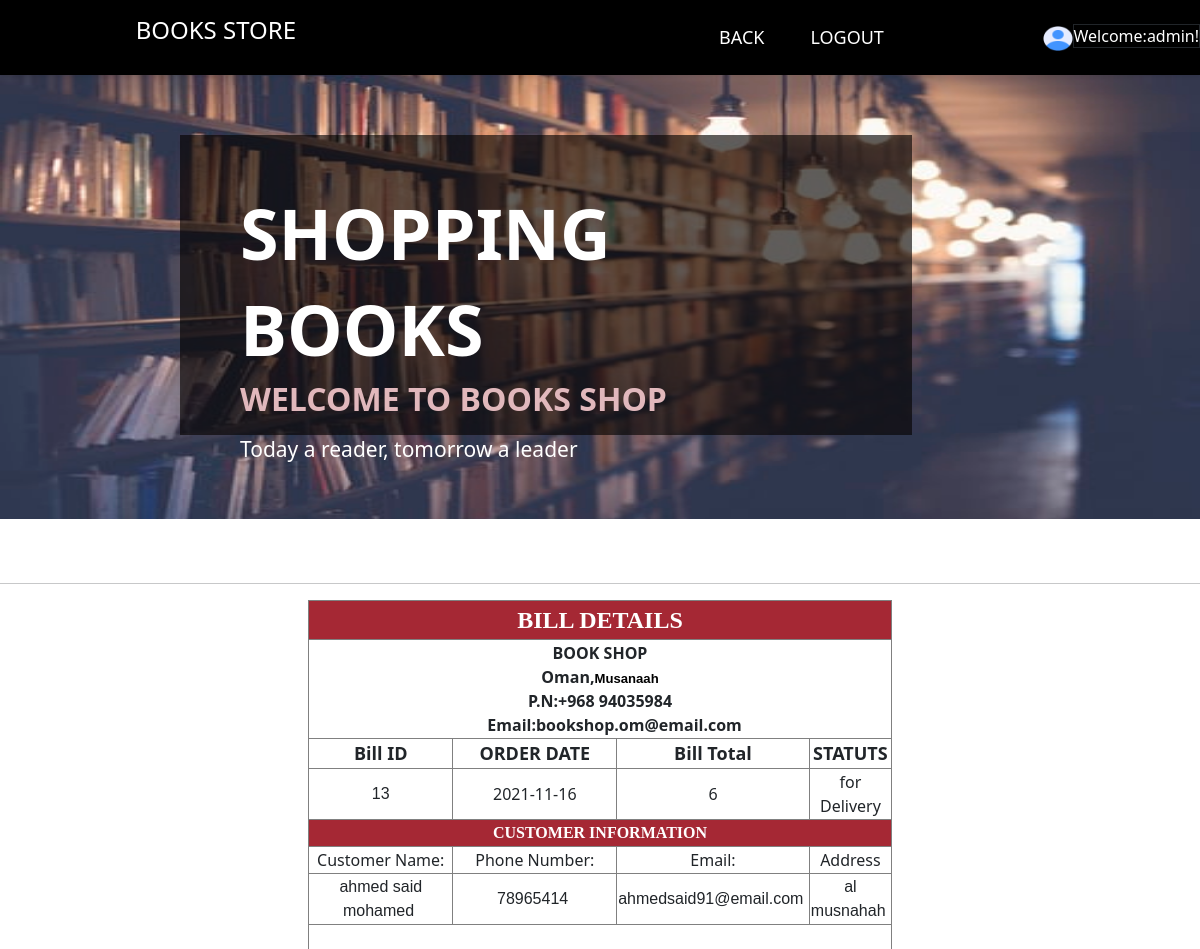
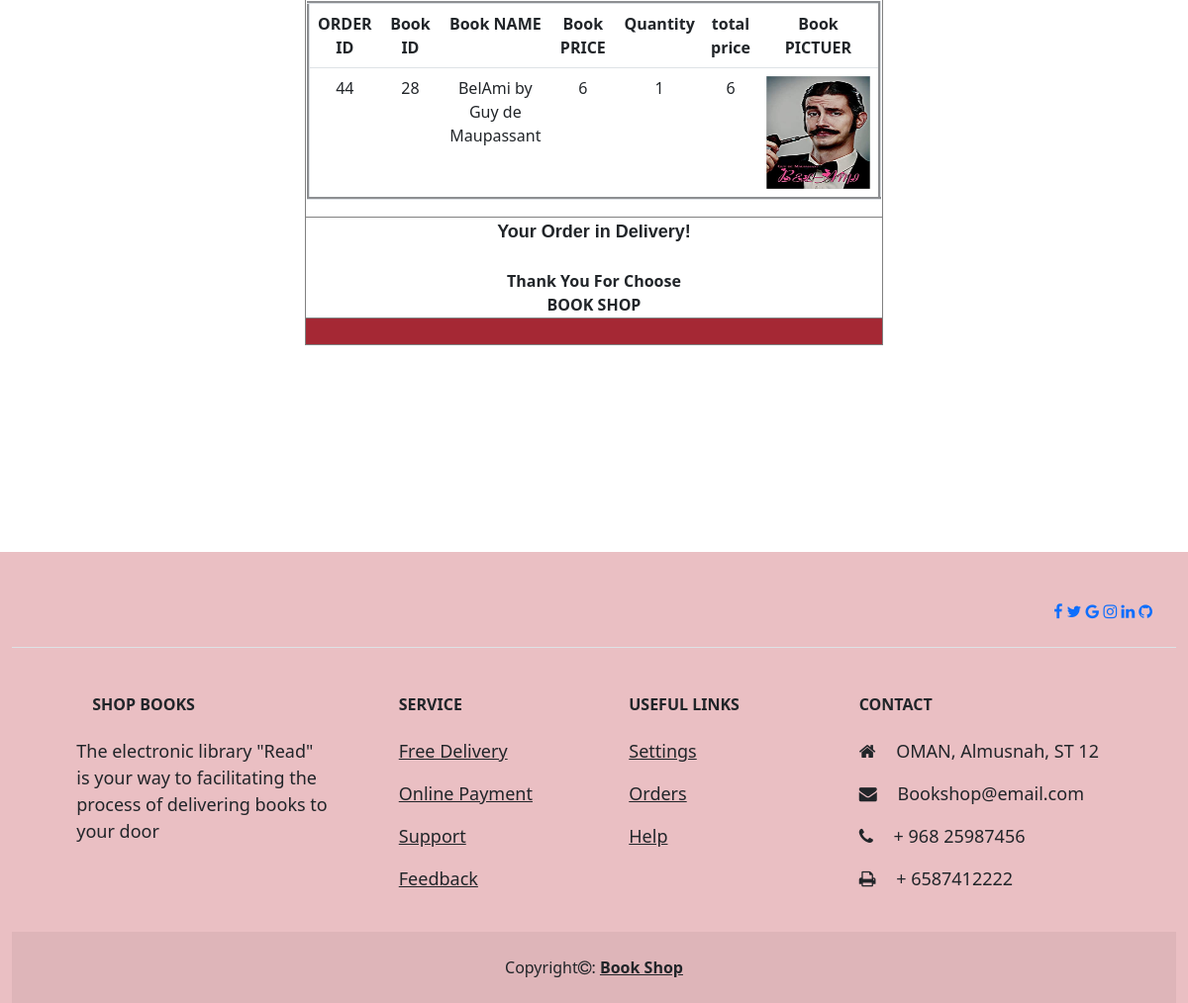
The page /adminBill1.php?orid=18&&bill_id=13&&cusername=ahmed@said (signed in) on the database its author committed (2 pictures, top to bottom).
### tables this page shows
CREATE TABLE IF NOT EXISTS `tblbill` (
  `bill_id` int(8) NOT NULL AUTO_INCREMENT,
  `cardname` varchar(50) NOT NULL,
  `cardnum` varchar(20) NOT NULL,
  `dateexp` date NOT NULL,
  `sequritycode` int(4) NOT NULL,
  `cusername` varchar(50) NOT NULL,
  `orderid` int(8) NOT NULL,
  `totalamount` double NOT NULL,
  PRIMARY KEY (`bill_id`)
);

CREATE TABLE IF NOT EXISTS `placeorder` (
  `orid` int(8) NOT NULL AUTO_INCREMENT,
  `cusername` varchar(50) NOT NULL,
  `orderdate` date NOT NULL,
  `gTotal` double NOT NULL,
  `orderstatus` varchar(20) NOT NULL,
  `Payment` varchar(8) NOT NULL,
  PRIMARY KEY (`orid`)
);

CREATE TABLE IF NOT EXISTS `tbcustomer` (
  `cid` int(8) NOT NULL AUTO_INCREMENT,
  `cname` varchar(75) NOT NULL,
  `cusername` varchar(30) NOT NULL,
  `cemail` varchar(50) NOT NULL,
  `cphone` int(8) NOT NULL,
  `cgender` varchar(6) NOT NULL,
  `caddress` varchar(50) NOT NULL,
  `cseq` text NOT NULL,
  `cans` varchar(75) NOT NULL,
  `cpassword` varchar(8) NOT NULL,
  `repassword` varchar(8) NOT NULL,
  `brithdate` date NOT NULL,
  PRIMARY KEY (`cid`)
);

CREATE TABLE IF NOT EXISTS `tblbbook` (
  `book_id` int(8) NOT NULL AUTO_INCREMENT,
  `book_name` varchar(75) NOT NULL,
  `book_price` double NOT NULL,
  `book_type` varchar(50) NOT NULL,
  `image` blob NOT NULL,
  `date_post` date NOT NULL,
  `quantity` int(20) NOT NULL,
  `book_desc` text NOT NULL,
  `book_writer` varchar(75) NOT NULL,
  `language` varchar(20) NOT NULL,
  `aid` int(11) NOT NULL,
  PRIMARY KEY (`book_id`)
);

CREATE TABLE IF NOT EXISTS `savebookorder` (
  `save_id` int(8) NOT NULL AUTO_INCREMENT,
  `book_id` int(8) NOT NULL,
  `orid` int(8) NOT NULL,
  `qty` int(20) NOT NULL,
  `subtotal` double NOT NULL,
  PRIMARY KEY (`save_id`)
);

### adminBill1.php (the view, shortened to what this page needs)
<!DOCTYPE html PUBLIC "-//W3C//DTD XHTML 1.0 Transitional//EN" "http://www.w3.org/TR/xhtml1/DTD/xhtml1-transitional.dtd">
<html xmlns="http://www.w3.org/1999/xhtml">
<head>
<link rel="stylesheet" href="https://cdnjs.cloudflare.com/ajax/libs/font-awesome/4.7.0/css/font-awesome.min.css">
<link href="style.css" rel="stylesheet" type="text/css">
<link href="bootstrap-5.1.0-dist/bootstrap-icons/bootstrap-icons.css" rel="stylesheet">
  <link href="bootstrap-5.1.0-dist/glightbox/css/glightbox.min.css" rel="stylesheet">
<link href="bootstrap-5.1.0-dist/css/bootstrap.css" rel="stylesheet" type="text/css">
<link href="https://cdnjs.cloudflare.com/ajax/libs/font-awesome/4.7.0/css/font-awesome.min.css" rel="stylesheet">
</head>
<body>
<nav class="navbar navbar-expand-lg navbar-black bg-black py-3 shadow-sm bg-transparent-black fixed-top"> <a href="#" class="navbar-brand font-weight-bold d-block d-lg-none"></a>
    <div id="navbarContent" class="collapse navbar-collapse">
        <ul class="navbar-nav mx-auto">
          <h4 class="logo" style="color: #FFFFFF">BOOKS STORE</h4>
            <li class="nav-item dropdown megamenu">
		<a id="megamneu" href="adminviewdelvery.php" data-toggle="dropdown" aria-haspopup="true" aria-expanded="false" class="nav-link  font-weight-bold text-uppercase ">BACK</a></li>
		<li class="nav-item"><a href="logout.php" class="nav-link font-weight-bold text-uppercase">LOGOUT</a></li>
         </ul>
      <div><img src="image/profile-user.png" height="25px" width="30px"><span class="auto-style3"><span class="text-white">Welcome:<?php
			$username= $_SESSION['txtuser'];
	include ("connect.php");
	$qryname = "select * from  tbadmin where username='$username' ";
	$result = mysqli_query($con,$qryname);
	while($rows = mysqli_fetch_assoc($result))
	{ $namee=$rows['aname'];
}
	echo $namee. "!";
	?>
	</span><span class="auto-style1"></img></span></span></div>
</nav>
                <div class="carousel-inner" style="left: 0px; top: 0px; height: 519px">
               <div class="carousel-item active">
                  <img class="d-block w-100" src="image/download.jpg" alt="slider_img" height="543" onclick=" return empty(event);"/>
                  <div class="ovarlay_slide_cont" style="left: 0; top: 135px; height: 300px; width: 61%">
                     <h2>SHOPPING BOOKS</h2>
                     <h4>WELCOME TO  BOOKS SHOP</h4>
                     <p>Today a reader, tomorrow a leader</p>
                  </div>
               </div>
                </div>
                <br/>
                <br/>
                <hr>
 <div class="text_align_center">
	 <?php
		$usernamerc=$_GET['cusername'];
		include ("connect.php");
	$qryname = "select * from  tbcustomer where cusername='$usernamerc'  ";
	$result = mysqli_query($con,$qryname);
	while($rows = mysqli_fetch_assoc($result))
	{$cname=$rows['cname'];
	$cemail=$rows['cemail'];
	$cphone=$rows['cphone'];
	$caddress=$rows['caddress'];
}
	$rno=$_GET['orid'];
	$query1 = "select * from placeorder where orid = '$rno'";
      $result = mysqli_query($con,$query1);
      while($row = mysqli_fetch_assoc($result)) {
	$rdate= $row["orderdate"];
	$status= $row["orderstatus"];
	$gtotal= $row["gTotal"];
	}
		$bill_id=$_GET["bill_id"];
	$query1 = "select * from tblbill  where bill_id='$bill_id' ";
      $result = mysqli_query($con,$query1);
      while($row = mysqli_fetch_assoc($result)) {
	$bill_id=$row["bill_id"];
	}
?>
      <table align="center" bgcolor="FFFFFF" style="height: 425px; width: 584px;">
        <tr>
          <td colspan="4" scope="row" class="auto-style2">
           <strong>BILL DETAILS </strong> </td>
        </tr>
        <tr>
          <th colspan="4" scope="row" class="auto-style3"> BOOK SHOP<br>
		  Oman,<span style="color: rgb(0, 0, 0); font-family: sans-serif; font-size: 13.12px; font-style: normal; font-variant-ligatures: normal; font-variant-caps: normal; font-weight: 400; letter-spacing: normal; orphans: 2; text-align: left; text-indent: 0px; text-transform: none; white-space: normal; widows: 2; word-spacing: 0px; -webkit-text-stroke-width: 0px; background-color: rgb(255, 255, 255); text-decoration-thickness: initial; text-decoration-style: initial; text-decoration-color: initial; display: inline !important; float: none;"><strong>Musanaah</strong></span><br>P.N:+968 94035984<br>&nbsp;&nbsp;&nbsp;&nbsp;&nbsp;&nbsp;
		  Email:bookshop.om@email.com</th>
        </tr>
        <tr>
          <td bgcolor="FFFFFF" scope="row" class="auto-style3" style="width: 175px">
             <strong><span class="auto-style6">Bill ID
          </span></strong>
          </td>
          <td bgcolor="FFFFFF" style="width: 203px" class="auto-style3">
            <strong><span class="auto-style6">ORDER DATE</span></strong></td>
          <td bgcolor="FFFFFF" class="auto-style3" style="width: 156px">
             <strong><span class="auto-style6">Bill
            Total</span></strong></td>
          <td bgcolor="FFFFFF" class="auto-style3">
            <strong><span class="auto-style6">STATUTS</span></strong></td>
        </tr>
        <tr>
          <td bgcolor="FFFFFF" scope="row" class="auto-style3" style="width: 175px"><?php
			echo "<font face='Arial, Helvetica, sans-serif' size='3'>".$bill_id;
		 ?></td>
          <td bgcolor="FFFFFF" scope="row" class="auto-style3">  <?php
			echo $rdate;
		?>
             </td>
          <td bgcolor="FFFFFF" style="width: 156px" class="auto-style3">   <?php
			echo $gtotal;
		?>
         </td>
          <td bgcolor="FFFFFF" class="auto-style3">     <?php
			echo $status;
		?>
          </td>
        </tr>
        <tr>
          <td scope="row" class="auto-style5" colspan="4"><strong>CUSTOMER
		  INFORMATION</strong></td>
        </tr>
        <tr>
          <td bgcolor="FFFFFF" scope="row" class="auto-style3" style="width: 175px">
		  Customer Name:</td>
          <td bgcolor="FFFFFF" scope="row" class="auto-style3">  Phone Number:</td>
          <td bgcolor="FFFFFF" style="width: 156px" class="auto-style3">
		  Email:</td>
          <td bgcolor="FFFFFF" class="auto-style3">     Address</td>
        </tr>
        <tr>
          <td bgcolor="FFFFFF" scope="row" class="auto-style3" style="width: 175px">
		  <?php
			echo "<font face='Arial, Helvetica, sans-serif' size='3'>".$cname;
		 ?>&nbsp;</td>
          <td bgcolor="FFFFFF" scope="row" class="auto-style3">  <?php
			echo "<font face='Arial, Helvetica, sans-serif' size='3'>".$cphone;
		 ?>&nbsp;</td>
          <td bgcolor="FFFFFF" style="width: 156px" class="auto-style3">   <?php
			echo "<font face='Arial, Helvetica, sans-serif' size='3'>".$cemail;
		 ?>&nbsp;</td>
          <td bgcolor="FFFFFF" class="auto-style3">     <?php
			echo "<font face='Arial, Helvetica, sans-serif' size='3'>".$caddress;
		 ?>&nbsp;</td>
        </tr>
        <tr>
          <td colspan="4" bgcolor="#FFFFFF" scope="row" style="height: 127px" class="auto-style3">&nbsp;
          <?php
	include('connect.php');
	$query3 ="select * from savebookorder  where  orid='$rno'";
      $result = mysqli_query($con,$query3);
      while($row = mysqli_fetch_assoc($result)) {
		    $rno =$row["orid"];
		}
	$query="select * from  tblbbook a,  placeorder b,tbcustomer d,savebookorder c  where  a.book_id=c.book_id  and b.orid=c.orid and b.cusername=d.cusername   and c.orid='$rno' and  d.cusername='$usernamerc'";
    $result = mysqli_query($con,$query);
  echo "<table  id='productSizes' class='table' border='3'  style='width:100%;' align=center  cellspacing=2>";
	echo"<th class='col-1'>ORDER ID </th>";
	echo"<th class='col-3'>Book ID </th>";
	echo "<th class='col-3'>Book  NAME</th>";
	echo "<th class='col-3'>Book  PRICE</th>";
	echo "<th class='col-5'>Quantity</th>";
	echo "<th class='col-3'>total price</th>";
		echo "<th class='col-5'>Book  PICTUER</th>";
	while($row = mysqli_fetch_assoc($result)) {
	       $vorderID =$row["save_id"];
	       $frid =$row["book_id"];
	       $frname=$row["book_name"];
	      $fpric =$row["book_price"];
	      $qty =$row["qty"];
	       $stotal =$row["subtotal"];
	      $vimage =$row["image"];
		echo"<tr align=center background='images/0.jpg' >";
		echo "<td> $vorderID</td>";
		echo "<td> $frid</td>";
		echo "<td>$frname</td>";
		echo "<td>$fpric</td>";
		echo "<td>$qty</td>";
		echo "<td>$stotal</td>";
	    echo "<td align=center><img src='image/$vimage' height=114 width=105>";
		echo"</tr>";
	}
	echo "</table>";
?>          </td>
        </tr>
        <tr>
          <th colspan="4" bgcolor="#FFFFFF" scope="row" class="auto-style3">
		  <span class="auto-style7">Your Order in Delivery!<br></span><br>
		  <span class="auto-style8">Thank You For Choose</span><br class="auto-style8">
             <span class="auto-style8">
          BOOK SHOP</span></th>
        </tr>
        <tr>
          <th colspan="4" scope="row" class="auto-style4">&nbsp;</th>
        </tr>
        </table>
      <p align="left" class="style5">          &nbsp;</span><p align="left" class="style5">&nbsp;</p>
      <p align="left" class="style5">&nbsp;</p>
<br /><br />
    <div class="row mt-2 g-4">
 <div class="auto-style10">
 <br />
<footer class="auto-style9">
  <section
    class="d-flex justify-content-center justify-content-lg-between p-4 border-bottom bg-"
       >
    <div>
     <a href="https://ar-ar.facebook.com"><i class="fa fa-facebook"></i></a>
       <a href="https://twitter.com/"> <i class="fa fa-twitter"></i></a>
       <a href="https://google.com/"> <i class="fa fa-google"></i></a>
       <a href="https://instagram.com/"> <i class="fa fa-instagram"></i></a>
       <a href="https://linkedin.com/"> <i class="fa fa-linkedin"></i></a>
       <a href="https://github.com/"> <i class="fa fa-github"></i></a>
    </div>
  </section>
  <section class="">
    <div class="container text-center text-md-start mt-5">
      <div class="row mt-3">
        <div class="col-md-3 col-lg-4 col-xl-3 mx-auto mb-4">
          <h6 class="text-uppercase fw-bold mb-4">
            <i class="fas fa-gem me-3"></i>SHOP BOOKS
          </h6>
          <p>The electronic library "Read" is your way to facilitating the
		  <span class="auto-style9">process</span> of delivering books to your door
          </p>
        </div>
        <div class="col-md-2 col-lg-2 col-xl-2 mx-auto mb-4">
          <h6 class="text-uppercase fw-bold mb-4">
           SERVICE
          </h6>
          <p>
            <a href="#!" class="text-reset">Free Delivery</a>
          </p>
          <p>
            <a href="#!" class="text-reset">Online Payment</a>
          </p>
          <p>
            <a href="#!" class="text-reset">Support</a>
          </p>
          <p>
            <a href="#!" class="text-reset">Feedback</a>
          </p>
        </div>
        <div class="col-md-3 col-lg-2 col-xl-2 mx-auto mb-4">
          <h6 class="text-uppercase fw-bold mb-4">
            Useful links
          </h6>
             <p>
            <a href="#!" class="text-reset">Settings</a>
          </p>
          <p>
            <a href="#!" class="text-reset">Orders</a>
          </p>
          <p>
            <a href="#!" class="text-reset">Help</a>
          </p>
        </div>
        <div class="col-md-4 col-lg-3 col-xl-3 mx-auto mb-md-0 mb-4">
          <h6 class="text-uppercase fw-bold mb-4">
            Contact
          </h6>
          <p><i class="fa fa-home me-3"></i> OMAN, Almusnah, ST 12</p>
          <p>
            <i class="fa fa-envelope me-3"></i>
            Bookshop@email.com
          </p>
          <p><i class="fa fa-phone me-3"></i> + 968 25987456</p>
          <p><i class="fa fa-print me-3"></i> + 6587412222</p>
        </div>
      </div>
    </div>
  </section>
  <div class="text-center p-4" style="background-color: rgba(0, 0, 0, 0.05);">
   Copyright<i class="fa fa-copyright"></i>:
    <a class="text-reset fw-bold" href="https://mdbootstrap.com/">Book Shop</a>
  </div>
</footer>
     </body>
</html>

### style.css (style rules this page uses)
.logo { margin-right: 400px; font-family: 'Crimson Text', serif, font-size -2px; color: ; }
* { box-sizing: border-box; }
nav.navbar a, nav.navbar ul li a { color: #FFF !important; }
nav.navbar ul li { padding: 0 15px; position: relative; }
.navbar-nav li a { font-size: 18px; font-weight: 300; }
p { font-size: 18px; font-weight: 300; }
.text_align_center { text-align: center; }
.ovarlay_slide_cont { background: rgba(5,3,0,0.63); position: absolute; width: 60%; margin: 0 15%; z-index: 1111111111; top: 135px; left: 0; padding: 50px 60px 70px; }
.ovarlay_slide_cont h2 { color: #fff; text-transform: uppercase; font-size: 70px; font-weight: 700; line-height: normal; margin: 0; }
.ovarlay_slide_cont h4 { color: #E1B8BC; font-size: 32px; text-transform: uppercase; font-weight: 700; margin: 0 0 15px 0; line-height: normal; }
.ovarlay_slide_cont p { color: #fff; font-weight: 300; margin: 0 0 30px 0; font-size: 21px; padding: 0 75px 0 0; line-height: 28px; }

### adminBill1.php (style rules this page uses)
.auto-style2 { text-align: center; color: #FFFFFF; font-family: "Segoe Marker"; font-size: x-large; border-style: solid; border-width: 1px; background-color: #A52834; }
.auto-style3 { border-style: solid; border-width: 1px; }
.auto-style4 { border-style: solid; border-width: 1px; background-color: #A52834; }
.auto-style5 { border-style: solid; border-width: 1px; text-align: center; font-family: "Berlin Sans FB Demi"; color: #FFFFFF; background-color: #A52834; }
.auto-style6 { font-size: large; }
.auto-style7 { font-size: large; font-family: "Trebuchet MS", "Lucida Sans Unicode", "Lucida Grande", "Lucida Sans", Arial, sans-serif; }
.auto-style8 { font-size: medium; }
.auto-style9 { background-color: #EABFC3; }
.auto-style10 { width: 100%; max-width: 1320px; margin-left: auto; margin-right: auto; padding-left: var(--bs-gutter-x, 0.75rem); padding-right: var(--bs-gutter-x, 0.75rem); background-color: #EABFC3; }

### rows shown on the page
tblbill: bill_id "13"
placeorder: orderdate "2021-11-16", gTotal "6", orderstatus "for Delivery"
tbcustomer: cname "ahmed said mohamed", cphone "78965414", cemail "ahmedsaid91@email.com", caddress "al musnahah"
tblbbook: savebookorder.save_id "44", savebookorder.book_id "28", book_name "BelAmi by Guy de Maupassant", book_price "6", savebookorder.qty "1", savebookorder.subtotal "6", image (picture)

### other values the page prints
$namee "admin"
